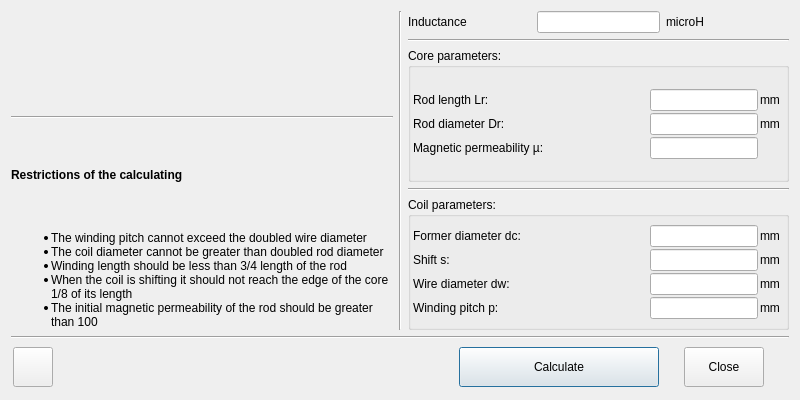
<?xml version="1.0" encoding="UTF-8"?>
<ui version="4.0">
 <class>Ferrite_Rod</class>
 <widget class="QDialog" name="Ferrite_Rod">
  <property name="windowModality">
   <enum>Qt::WindowModal</enum>
  </property>
  <property name="geometry">
   <rect>
    <x>0</x>
    <y>0</y>
    <width>800</width>
    <height>400</height>
   </rect>
  </property>
  <property name="minimumSize">
   <size>
    <width>800</width>
    <height>400</height>
   </size>
  </property>
  <property name="maximumSize">
   <size>
    <width>1100</width>
    <height>650</height>
   </size>
  </property>
  <property name="windowTitle">
   <string>Coil on a ferrite rod</string>
  </property>
  <property name="windowIcon">
   <iconset resource="res.qrc">
    <normaloff>:/menu_ico/res/ico1-ferrite-rod.png</normaloff>:/menu_ico/res/ico1-ferrite-rod.png</iconset>
  </property>
  <property name="locale">
   <locale language="English" country="UnitedStates"/>
  </property>
  <layout class="QVBoxLayout" name="verticalLayout">
   <item>
    <layout class="QHBoxLayout" name="horizontalLayout">
     <item>
      <layout class="QVBoxLayout" name="verticalLayout_2">
       <item>
        <widget class="QLabel" name="image">
         <property name="sizePolicy">
          <sizepolicy hsizetype="Fixed" vsizetype="Preferred">
           <horstretch>0</horstretch>
           <verstretch>0</verstretch>
          </sizepolicy>
         </property>
         <property name="text">
          <string notr="true"/>
         </property>
         <property name="pixmap">
          <pixmap resource="res.qrc">:/images/res/Ferrite-rod.png</pixmap>
         </property>
         <property name="alignment">
          <set>Qt::AlignCenter</set>
         </property>
        </widget>
       </item>
       <item>
        <widget class="Line" name="line_5">
         <property name="orientation">
          <enum>Qt::Horizontal</enum>
         </property>
        </widget>
       </item>
       <item>
        <widget class="QLabel" name="label">
         <property name="text">
          <string>&lt;html&gt;&lt;head/&gt;&lt;body&gt;&lt;p&gt;&lt;span style=&quot; font-weight:600;&quot;&gt;Restrictions of the calculating&lt;/span&gt;&lt;/p&gt;&lt;/body&gt;&lt;/html&gt;</string>
         </property>
        </widget>
       </item>
       <item>
        <widget class="QLabel" name="label_info">
         <property name="sizePolicy">
          <sizepolicy hsizetype="Preferred" vsizetype="Preferred">
           <horstretch>0</horstretch>
           <verstretch>0</verstretch>
          </sizepolicy>
         </property>
         <property name="text">
          <string>&lt;html&gt;&lt;head/&gt;&lt;body&gt;&lt;ul&gt;&lt;li&gt;The winding pitch cannot exceed the doubled wire diameter&lt;/li&gt;&lt;li&gt;The coil diameter cannot be greater than doubled rod diameter&lt;/li&gt;&lt;li&gt;Winding length should be less than 3/4 length of the rod&lt;/li&gt;&lt;li&gt;When the coil is shifting it should not reach the edge of the core 1/8 of its length&lt;/li&gt;&lt;li&gt;The initial magnetic permeability of the rod should be greater than 100&lt;/li&gt;&lt;/ul&gt;&lt;/body&gt;&lt;/html&gt;</string>
         </property>
         <property name="wordWrap">
          <bool>true</bool>
         </property>
        </widget>
       </item>
      </layout>
     </item>
     <item>
      <widget class="Line" name="line_4">
       <property name="orientation">
        <enum>Qt::Vertical</enum>
       </property>
      </widget>
     </item>
     <item>
      <layout class="QVBoxLayout" name="verticalLayout_3">
       <item>
        <layout class="QGridLayout" name="gridLayout">
         <item row="0" column="0">
          <widget class="QLabel" name="label_ind">
           <property name="text">
            <string>Inductance</string>
           </property>
          </widget>
         </item>
         <item row="0" column="1">
          <widget class="QLineEdit" name="lineEdit_ind">
           <property name="sizePolicy">
            <sizepolicy hsizetype="Preferred" vsizetype="Fixed">
             <horstretch>0</horstretch>
             <verstretch>0</verstretch>
            </sizepolicy>
           </property>
          </widget>
         </item>
         <item row="0" column="2">
          <widget class="QLabel" name="label_ind_m">
           <property name="text">
            <string notr="true">microH</string>
           </property>
          </widget>
         </item>
        </layout>
       </item>
       <item>
        <widget class="Line" name="line">
         <property name="orientation">
          <enum>Qt::Horizontal</enum>
         </property>
        </widget>
       </item>
       <item>
        <widget class="QGroupBox" name="groupBox_core">
         <property name="title">
          <string>Core parameters:</string>
         </property>
         <layout class="QVBoxLayout" name="verticalLayout_4">
          <property name="spacing">
           <number>2</number>
          </property>
          <property name="leftMargin">
           <number>2</number>
          </property>
          <property name="topMargin">
           <number>4</number>
          </property>
          <property name="rightMargin">
           <number>6</number>
          </property>
          <property name="bottomMargin">
           <number>2</number>
          </property>
          <item>
           <layout class="QGridLayout" name="gridLayout_2">
            <item row="0" column="1">
             <widget class="QLineEdit" name="lineEdit_Lr">
              <property name="sizePolicy">
               <sizepolicy hsizetype="Fixed" vsizetype="Fixed">
                <horstretch>0</horstretch>
                <verstretch>0</verstretch>
               </sizepolicy>
              </property>
             </widget>
            </item>
            <item row="0" column="2">
             <widget class="QLabel" name="label_Lr_m">
              <property name="sizePolicy">
               <sizepolicy hsizetype="Fixed" vsizetype="Preferred">
                <horstretch>0</horstretch>
                <verstretch>0</verstretch>
               </sizepolicy>
              </property>
              <property name="text">
               <string notr="true">mm</string>
              </property>
             </widget>
            </item>
            <item row="1" column="0">
             <widget class="QLabel" name="label_Dr">
              <property name="text">
               <string notr="true">Rod diameter Dr:</string>
              </property>
              <property name="wordWrap">
               <bool>true</bool>
              </property>
             </widget>
            </item>
            <item row="1" column="2">
             <widget class="QLabel" name="label_Dr_m">
              <property name="sizePolicy">
               <sizepolicy hsizetype="Fixed" vsizetype="Preferred">
                <horstretch>0</horstretch>
                <verstretch>0</verstretch>
               </sizepolicy>
              </property>
              <property name="text">
               <string notr="true">mm</string>
              </property>
             </widget>
            </item>
            <item row="1" column="1">
             <widget class="QLineEdit" name="lineEdit_Dr">
              <property name="sizePolicy">
               <sizepolicy hsizetype="Fixed" vsizetype="Fixed">
                <horstretch>0</horstretch>
                <verstretch>0</verstretch>
               </sizepolicy>
              </property>
             </widget>
            </item>
            <item row="0" column="0">
             <widget class="QLabel" name="label_Lr">
              <property name="text">
               <string notr="true">Rod length Lr:</string>
              </property>
              <property name="wordWrap">
               <bool>true</bool>
              </property>
             </widget>
            </item>
            <item row="2" column="0">
             <widget class="QLabel" name="label_mu">
              <property name="text">
               <string notr="true">Magnetic permeability µ:</string>
              </property>
              <property name="wordWrap">
               <bool>true</bool>
              </property>
             </widget>
            </item>
            <item row="2" column="1">
             <widget class="QLineEdit" name="lineEdit_mu">
              <property name="sizePolicy">
               <sizepolicy hsizetype="Fixed" vsizetype="Fixed">
                <horstretch>0</horstretch>
                <verstretch>0</verstretch>
               </sizepolicy>
              </property>
             </widget>
            </item>
            <item row="2" column="2">
             <widget class="QLabel" name="label_mu_m">
              <property name="sizePolicy">
               <sizepolicy hsizetype="Fixed" vsizetype="Preferred">
                <horstretch>0</horstretch>
                <verstretch>0</verstretch>
               </sizepolicy>
              </property>
              <property name="text">
               <string/>
              </property>
             </widget>
            </item>
           </layout>
          </item>
         </layout>
        </widget>
       </item>
       <item>
        <widget class="Line" name="line_2">
         <property name="orientation">
          <enum>Qt::Horizontal</enum>
         </property>
        </widget>
       </item>
       <item>
        <widget class="QGroupBox" name="groupBox_coil">
         <property name="title">
          <string>Coil parameters:</string>
         </property>
         <layout class="QVBoxLayout" name="verticalLayout_5">
          <property name="spacing">
           <number>2</number>
          </property>
          <property name="leftMargin">
           <number>2</number>
          </property>
          <property name="topMargin">
           <number>4</number>
          </property>
          <property name="rightMargin">
           <number>6</number>
          </property>
          <property name="bottomMargin">
           <number>4</number>
          </property>
          <item>
           <layout class="QGridLayout" name="gridLayout_3">
            <item row="0" column="1">
             <widget class="QLineEdit" name="lineEdit_dc">
              <property name="sizePolicy">
               <sizepolicy hsizetype="Fixed" vsizetype="Fixed">
                <horstretch>0</horstretch>
                <verstretch>0</verstretch>
               </sizepolicy>
              </property>
             </widget>
            </item>
            <item row="0" column="0">
             <widget class="QLabel" name="label_dc">
              <property name="text">
               <string notr="true">Former diameter dc:</string>
              </property>
              <property name="wordWrap">
               <bool>true</bool>
              </property>
             </widget>
            </item>
            <item row="0" column="2">
             <widget class="QLabel" name="label_dc_m">
              <property name="sizePolicy">
               <sizepolicy hsizetype="Fixed" vsizetype="Preferred">
                <horstretch>0</horstretch>
                <verstretch>0</verstretch>
               </sizepolicy>
              </property>
              <property name="text">
               <string notr="true">mm</string>
              </property>
             </widget>
            </item>
            <item row="1" column="0">
             <widget class="QLabel" name="label_s">
              <property name="text">
               <string notr="true">Shift s:</string>
              </property>
              <property name="wordWrap">
               <bool>true</bool>
              </property>
             </widget>
            </item>
            <item row="1" column="2">
             <widget class="QLabel" name="label_s_m">
              <property name="sizePolicy">
               <sizepolicy hsizetype="Fixed" vsizetype="Preferred">
                <horstretch>0</horstretch>
                <verstretch>0</verstretch>
               </sizepolicy>
              </property>
              <property name="text">
               <string notr="true">mm</string>
              </property>
             </widget>
            </item>
            <item row="1" column="1">
             <widget class="QLineEdit" name="lineEdit_s">
              <property name="sizePolicy">
               <sizepolicy hsizetype="Fixed" vsizetype="Fixed">
                <horstretch>0</horstretch>
                <verstretch>0</verstretch>
               </sizepolicy>
              </property>
             </widget>
            </item>
            <item row="2" column="0">
             <widget class="QLabel" name="label_dw">
              <property name="text">
               <string notr="true">Wire diameter dw:</string>
              </property>
              <property name="wordWrap">
               <bool>true</bool>
              </property>
             </widget>
            </item>
            <item row="2" column="1">
             <widget class="QLineEdit" name="lineEdit_dw">
              <property name="sizePolicy">
               <sizepolicy hsizetype="Fixed" vsizetype="Fixed">
                <horstretch>0</horstretch>
                <verstretch>0</verstretch>
               </sizepolicy>
              </property>
             </widget>
            </item>
            <item row="2" column="2">
             <widget class="QLabel" name="label_dw_m">
              <property name="sizePolicy">
               <sizepolicy hsizetype="Fixed" vsizetype="Preferred">
                <horstretch>0</horstretch>
                <verstretch>0</verstretch>
               </sizepolicy>
              </property>
              <property name="text">
               <string notr="true">mm</string>
              </property>
             </widget>
            </item>
            <item row="3" column="0">
             <widget class="QLabel" name="label_p">
              <property name="text">
               <string notr="true">Winding pitch p:</string>
              </property>
              <property name="wordWrap">
               <bool>true</bool>
              </property>
             </widget>
            </item>
            <item row="3" column="1">
             <widget class="QLineEdit" name="lineEdit_p">
              <property name="sizePolicy">
               <sizepolicy hsizetype="Fixed" vsizetype="Fixed">
                <horstretch>0</horstretch>
                <verstretch>0</verstretch>
               </sizepolicy>
              </property>
             </widget>
            </item>
            <item row="3" column="2">
             <widget class="QLabel" name="label_p_m">
              <property name="sizePolicy">
               <sizepolicy hsizetype="Fixed" vsizetype="Preferred">
                <horstretch>0</horstretch>
                <verstretch>0</verstretch>
               </sizepolicy>
              </property>
              <property name="text">
               <string notr="true">mm</string>
              </property>
             </widget>
            </item>
           </layout>
          </item>
         </layout>
        </widget>
       </item>
      </layout>
     </item>
    </layout>
   </item>
   <item>
    <widget class="Line" name="line_3">
     <property name="orientation">
      <enum>Qt::Horizontal</enum>
     </property>
    </widget>
   </item>
   <item>
    <layout class="QHBoxLayout" name="horizontalLayout_2">
     <property name="spacing">
      <number>25</number>
     </property>
     <property name="leftMargin">
      <number>2</number>
     </property>
     <property name="topMargin">
      <number>2</number>
     </property>
     <property name="rightMargin">
      <number>25</number>
     </property>
     <property name="bottomMargin">
      <number>2</number>
     </property>
     <item>
      <widget class="QPushButton" name="pushButton">
       <property name="minimumSize">
        <size>
         <width>40</width>
         <height>40</height>
        </size>
       </property>
       <property name="maximumSize">
        <size>
         <width>40</width>
         <height>40</height>
        </size>
       </property>
       <property name="text">
        <string/>
       </property>
       <property name="icon">
        <iconset resource="res.qrc">
         <normaloff>:/menu_ico/res/icons8-help-32.png</normaloff>:/menu_ico/res/icons8-help-32.png</iconset>
       </property>
       <property name="autoDefault">
        <bool>false</bool>
       </property>
      </widget>
     </item>
     <item>
      <spacer name="horizontalSpacer">
       <property name="orientation">
        <enum>Qt::Horizontal</enum>
       </property>
       <property name="sizeHint" stdset="0">
        <size>
         <width>40</width>
         <height>20</height>
        </size>
       </property>
      </spacer>
     </item>
     <item>
      <widget class="QPushButton" name="pushButton_calculate">
       <property name="minimumSize">
        <size>
         <width>200</width>
         <height>40</height>
        </size>
       </property>
       <property name="text">
        <string>Calculate</string>
       </property>
       <property name="icon">
        <iconset resource="res.qrc">
         <normaloff>:/menu_ico/res/icons8-enter-key-64.png</normaloff>:/menu_ico/res/icons8-enter-key-64.png</iconset>
       </property>
       <property name="shortcut">
        <string>Enter</string>
       </property>
       <property name="autoDefault">
        <bool>false</bool>
       </property>
       <property name="default">
        <bool>true</bool>
       </property>
      </widget>
     </item>
     <item>
      <widget class="QPushButton" name="pushButton_close">
       <property name="minimumSize">
        <size>
         <width>0</width>
         <height>40</height>
        </size>
       </property>
       <property name="text">
        <string>Close</string>
       </property>
       <property name="icon">
        <iconset resource="res.qrc">
         <normaloff>:/menu_ico/res/icons8-unavailable-32.png</normaloff>:/menu_ico/res/icons8-unavailable-32.png</iconset>
       </property>
       <property name="shortcut">
        <string>Esc</string>
       </property>
       <property name="autoDefault">
        <bool>false</bool>
       </property>
      </widget>
     </item>
    </layout>
   </item>
  </layout>
 </widget>
 <resources>
  <include location="res.qrc"/>
 </resources>
 <connections/>
</ui>
